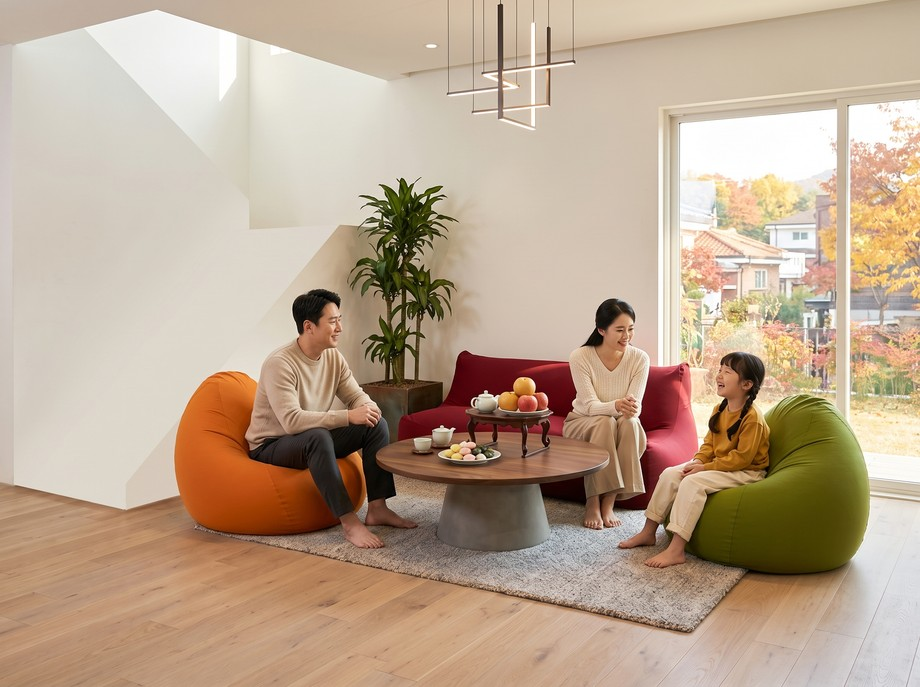
#> input picture chuseok.jpg, 920 x 687 px, given in place of cf_ring.png, which was not available
$ python cf_full.py ../.. ../../family.jpg
#> lines starting #> are read from the running program, lines starting #| are printed output that depends on the picture; after the words box and inside, x2 and y2 are one past the last pixel; in counts of white or black regions, pixels touching at a corner belong together; pictures that were not available may be replaced by others from this repository, and a replacement may not be noted
"""
요기보 팟 CF 리메이크 — 33.03초 전체를 한 번에 렌더링한다.

구간 시각은 레퍼런스 장면 전환 실측(18구간)이라 회사 원본 음원 박자와 그대로 맞는다.
글자·로고·노란 카드는 전부 여기서 그린다(한글은 Pretendard, 영어는 OFL Fraunces) — AI 는 글자를 그리지 않는다.
실사 구간은 Seedance 클립(720p)을 1080p 로 올려 쓴다.

사용: python cf_full.py <출력.mp4> [자산폴더]
"""
import math, os, subprocess, sys
from functools import lru_cache
import numpy as np
from PIL import Image, ImageDraw, ImageFont, ImageFilter

W, H = 1920, 1080
FPS_NUM, FPS_DEN = 24000, 1001
FPS = FPS_NUM / FPS_DEN
A = sys.argv[2] if len(sys.argv) > 2 else os.path.dirname(os.path.abspath(__file__))
KR_FONT = os.path.join(os.path.dirname(os.path.abspath(__file__)), "..", "..", "fonts", "PretendardVariable.ttf")   # 저장소 fonts/ — PC 가 바뀌어도 그대로
EN_FONT = os.path.join(A, "Fraunces.ttf")          # OFL — Cooper Black 라이선스가 확인되면 여기만 바꾼다

GREEN, PINK, TEAL, MINT = (40, 136, 24), (248, 88, 88), (88, 184, 200), (62, 224, 197)
WHITE, INK = (255, 255, 255), (26, 26, 26)

# 레퍼런스 장면 전환 실측(초)
B = [0, 2.169, 5.589, 7.966, 9.718, 9.885, 11.178, 12.596, 13.889, 16.725,
     18.101, 21.313, 22.564, 25.067, 26.693, 28.529, 29.905, 30.739, 33.033]

# 실사 클립: (파일, 시작 오프셋) — 클립마다 가장 좋은 구간을 골라 넣는다
CLIPS = {
    "A": ("cfA.mp4", 2.6), "B": ("cfB.mp4", 3.2), "C": ("cfC.mp4", 3.0),
    "D": ("cfD.mp4", 1.3), "E": ("cfE.mp4", 2.4), "F": ("cfF.mp4", 1.5), "G": ("cfG.mp4", 3.1),
    # v2 — 노란 제품 카드 대신 장점을 직접 보여주는 실사 (사용자 요청 2026-09-30)
    "H": ("cfH.mp4", 2.4), "I": ("cfI.mp4", 3.2), "J": ("cfJ.mp4", 1.7),
}
# v3 — 사용자 요청 2026-09-30: A 여성B→여성E, E 여성E→여성B(원본은 컷 중간에 얼굴이 바뀜),
# I 팟이 너무 작게 나와 실측(95×85cm, 여성D 173cm)으로 다시. 세 컷 모두 Seedance 2.5 1080p.
CLIPS.update({"A": ("cfA3.mp4", 2.3), "E": ("cfE3.mp4", 1.9), "I": ("cfI3.mp4", 3.0)})
# v4 — D 도 팟이 발받침처럼 작게 나와 다시(사용자 요청 2026-09-30): 서 있을 때 팟 윗면이 허리, 앉으면 발이 뜬다.
CLIPS.update({"D": ("cfD4.mp4", 1.7)})


# ── 기본 도구 ─────────────────────────────────────────────
def clamp01(x):
    return min(max(x, 0.0), 1.0)


def ease_out_back(x, s=1.70158):
    x = clamp01(x) - 1
    return x * x * ((s + 1) * x + s) + 1


def ease_out_cubic(x):
    return 1 - (1 - clamp01(x)) ** 3


def ease_in_out(x):
    x = clamp01(x)
    return 3 * x * x - 2 * x * x * x


# [58 lines left out: functions yellow_bg, kr, en, text_layer, blit, not called in this run]


def key_yellow(path, size=(W, H)):
    """노란 배경을 빼고 투명 PNG 로. 테두리 색 번짐은 우리 노란 배경 위에선 안 보인다."""
#> called with path = '../../family.jpg/cf_ring.png', size = (1920, 1080)
    src = Image.open(path).convert("RGB").resize(size, Image.LANCZOS)
    hsv = np.asarray(src.convert("HSV")).astype(np.float32)
    hue, sat, val = hsv[..., 0] * 360 / 255, hsv[..., 1] / 255, hsv[..., 2] / 255
    bg = (hue > 38) & (hue < 64) & (sat > 0.72) & (val > 0.70)
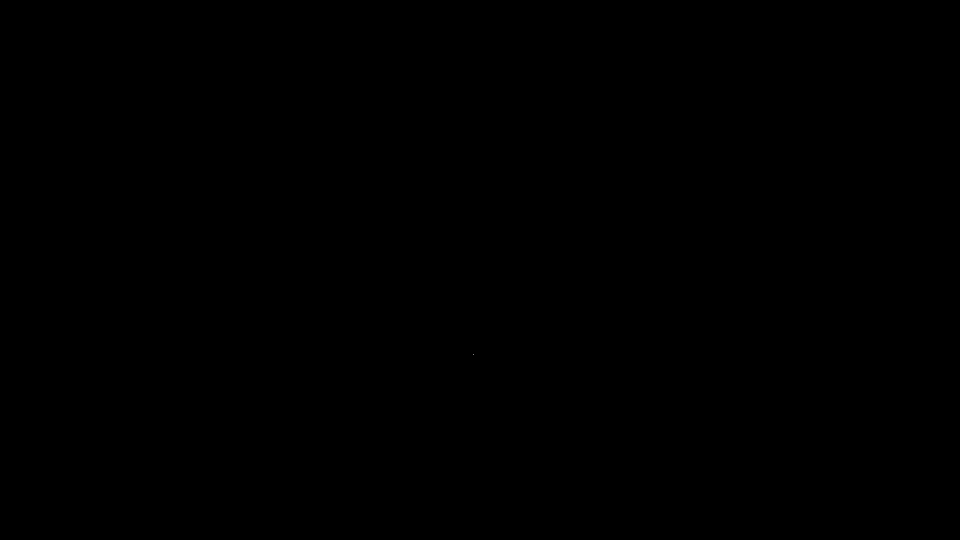
#> bg: shape (1080, 1920) bool (shown at 1/2 size); 0% white in thin lines or dots, all inside (x1, y1, x2, y2) = (946, 709, 947, 710)
    alpha = Image.fromarray(((~bg) * 255).astype(np.uint8)).filter(ImageFilter.MinFilter(3)).filter(ImageFilter.GaussianBlur(1.2))
    out = src.convert("RGBA")
    out.putalpha(alpha)
    return out


def trim_alpha(img, pad=6):
    bb = img.getchannel("A").point(lambda v: 255 if v > 40 else 0).getbbox()
    return img.crop((bb[0] - pad, bb[1] - pad, bb[2] + pad, bb[3] + pad)) if bb else img


def ring_sprites(path, n=8):
    full = key_yellow(path)
    m = np.asarray(full.getchannel("A")) > 128
#> m: shape (1080, 1920) bool; 100% white; black in thin lines or dots, all inside (x1, y1, x2, y2) = (945, 708, 948, 711)
    ys, xs = np.nonzero(m)
    ang = (np.degrees(np.arctan2(ys - H / 2, xs - W / 2)) + 360 + 90) % 360
    sector = np.round(ang / (360 / n)).astype(int) % n
    out = []
    for i in range(n):
        sel = sector == i
        x0, x1, y0, y1 = xs[sel].min(), xs[sel].max(), ys[sel].min(), ys[sel].max()
        out.append({"img": full.crop((x0 - 4, y0 - 4, x1 + 5, y1 + 5)), "cx": (x0 + x1) / 2, "cy": (y0 + y1) / 2, "i": i})
#> this loop made 8 passes
#> (x0, x1, y0, y1) on passes 1 to 8: (737, 1183, 0, 539), (961, 1919, 0, 539), (960, 1919, 143, 937), (961, 1919, 541, 1079), (737, 1183, 541, 1079), (0, 959, 541, 1079), (0, 959, 143, 937), (0, 959, 0, 539)
#> after the loop, out = 8 items
    return out   # 시계방향: 0 네이비 1 체리 2 코랄 3 다크그레이 4 올리브 5 민트 6 아쿠아 7 퍼플


# ── 자산 ──────────────────────────────────────────────────
ASSETS = {}


# [17 lines left out: function make_vinyl, not called in this run]


def load_assets():
    ASSETS["ring"] = ring_sprites(os.path.join(A, "cf_ring.png"))
    ASSETS["navy"] = trim_alpha(key_yellow(os.path.join(A, "prod_navy.png"), (2752, 1536)))
#> call 2 of key_yellow, with path = '../../family.jpg/prod_navy.png', size = (2752, 1536)
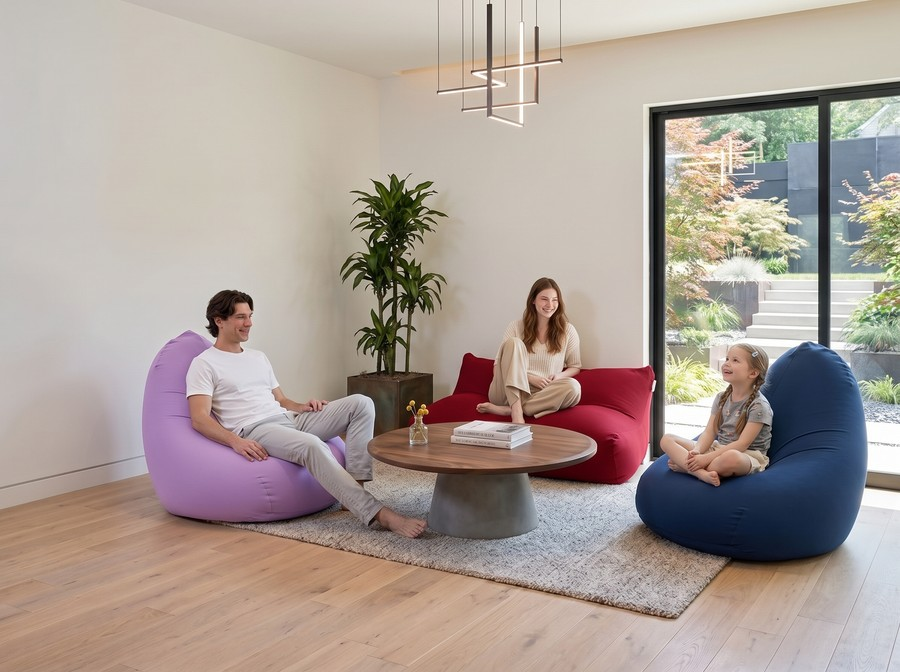
#> input picture family.jpg, 900 x 672 px, given in place of prod_navy.png, which was not available
#> in key_yellow (call 2), `hsv = np.asarray(src.convert("HSV")).astype(np.float32)`:
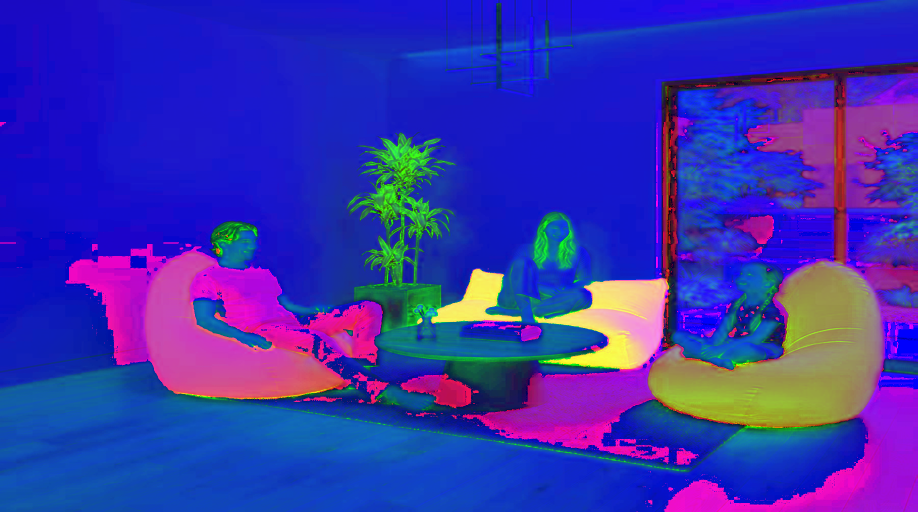
#> hsv: shape (1536, 2752, 3) float32 (shown at 1/3 size); mean R, G, B 57.9, 49.7, 174.9
#> in key_yellow (call 2), `hue, sat, val = hsv[..., 0] * 360 / 255, hsv[..., 1] / 255, hsv[..., 2..`:
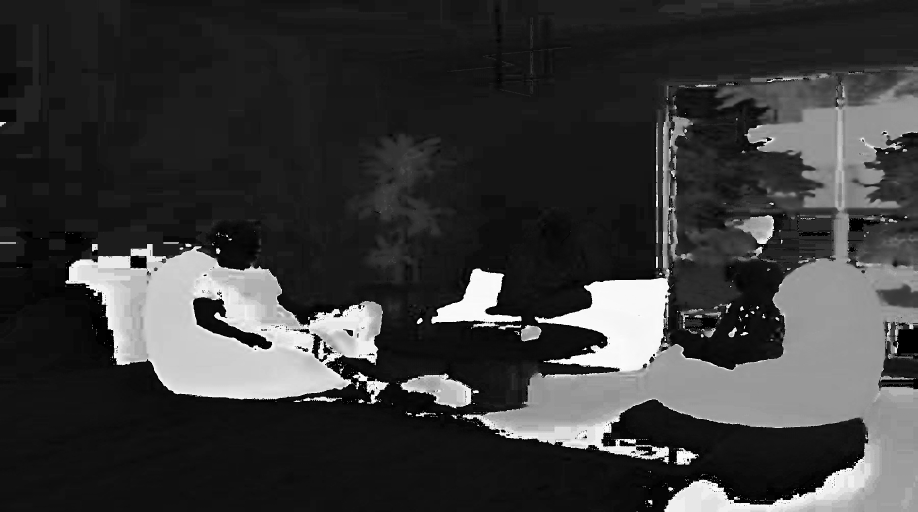
#> hue: shape (1536, 2752) float32 (shown at 1/3 size); min 0, max 358.6, mean 81.4; drawn with min black and max white
#> in key_yellow (call 2), `hue, sat, val = hsv[..., 0] * 360 / 255, hsv[..., 1] / 255, hsv[..., 2..`:
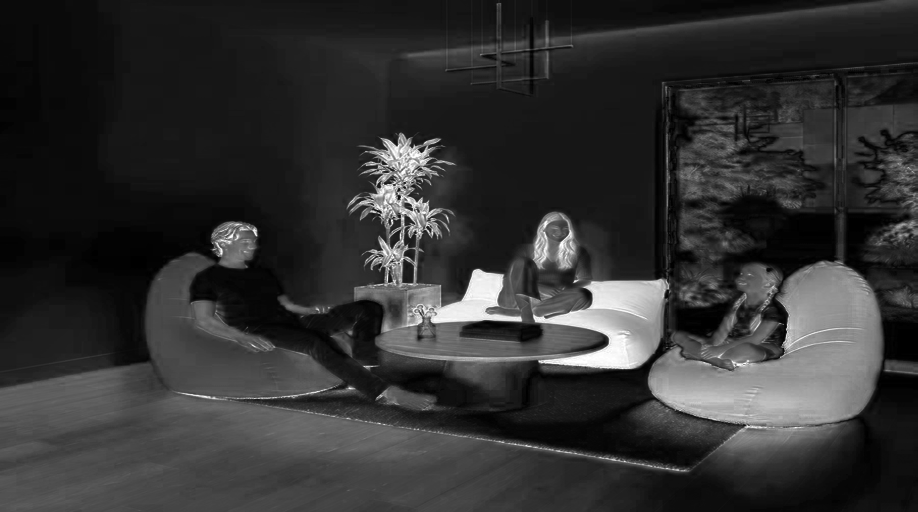
#> sat: shape (1536, 2752) float32 (shown at 1/3 size); min 0, max 1, mean 0.195
#> in key_yellow (call 2), `hue, sat, val = hsv[..., 0] * 360 / 255, hsv[..., 1] / 255, hsv[..., 2..`:
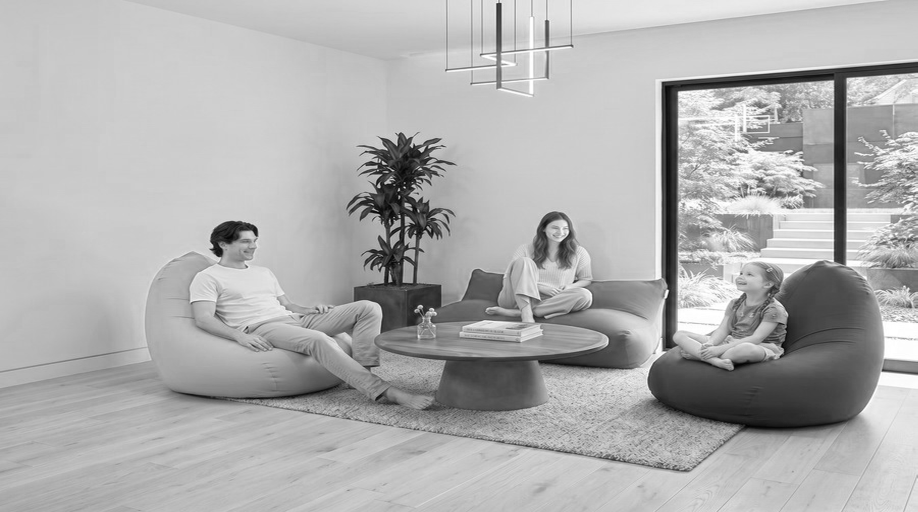
#> val: shape (1536, 2752) float32 (shown at 1/3 size); min 0, max 1, mean 0.686
#> in key_yellow (call 2), `bg = (hue > 38) & (hue < 64) & (sat > 0.72) & (val > 0.70)`: bg: shape (1536, 2752) bool; 0% white in thin lines or dots, all inside (x1, y1, x2, y2) = (1295, 939, 1302, 941)
#> in trim_alpha, `bb = img.getchannel("A").point(lambda v: 255 if v > 40 else 0).getbbox()`: bb = (0, 0, 2752, 1536)
#> in trim_alpha, `return img.crop((bb[0] - pad, bb[1] - pad, bb[2] + pad, bb[3] + pad)) ..`:
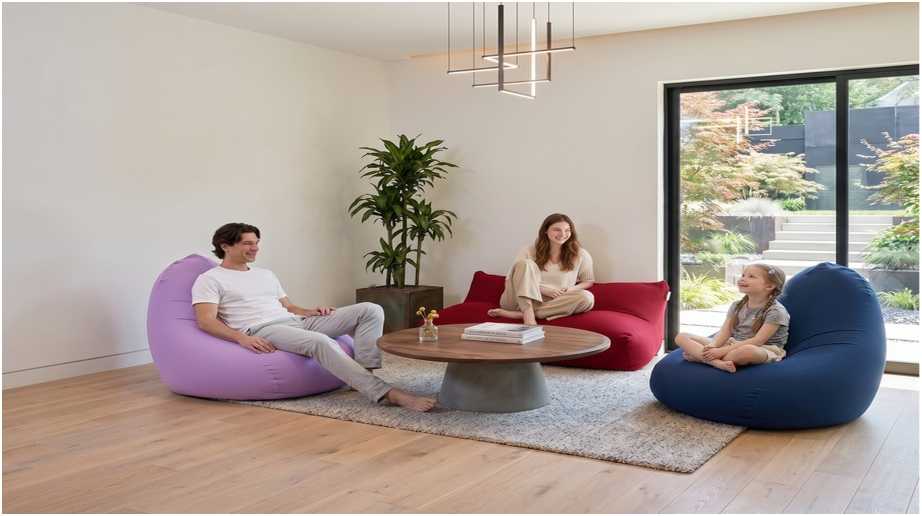
#> returned value: PIL image 2764x1548 RGBA (shown at 1/3 size); mean R, G, B, A 168.9, 156.3, 148.9, 251.9; transparent parts drawn white
    ASSETS["cluster"] = trim_alpha(key_yellow(os.path.join(A, "prod_cluster.png"), (2752, 1536)))
    ASSETS["red"] = key_yellow(os.path.join(A, "prod_red.png"))
    ASSETS["logo"] = Image.open(os.path.join(A, "yogibo_logo3_on.png")).convert("RGBA")
    ASSETS["vinyl"] = make_vinyl(1100)


# ── 실사 클립 읽기 ────────────────────────────────────────
class ClipReader:
    # [19 lines left out: functions __init__, frame, close, not called in this run]


READERS = {}


# [102 lines left out: functions live, pop_text, s01_intro, s02_titles, ring_frame, s03_pot and 1 more, not called in this run]


def s05_flash(t, T):
    a = 1 - abs(t / T - 0.5) * 0.6
    return Image.blend(yellow_bg().copy(), Image.new("RGBA", (W, H), (255, 255, 255, 255)), clamp01(a))


# [128 lines left out: functions s06_office, s07_game, s08_read, s09_colors, s10_colorful, s11_sit and 7 more, not called in this run]


SCENES = [s01_intro, s02_titles, s03_pot, s04_beanbag, s05_flash, s06_office, s07_game, s08_read, s09_colors,
          s10_colorful, s11_sit, s12_durable, s13_light_conform, s14_soft, s15_heal, s16_rest, s17_discover, s18_logo]


def scene_at(t):
    return max(k for k in range(len(SCENES)) if B[k] <= t + 1e-6)


# [8 lines left out: function render_stills, not called in this run]


def main(out):
    load_assets()
    n_total = round(B[-1] * FPS)
    tmp = out.replace(".mp4", "_noaudio.mp4")
    enc = subprocess.Popen(["ffmpeg", "-y", "-loglevel", "error", "-f", "rawvideo", "-pix_fmt", "rgb24", "-s", f"{W}x{H}",
                            "-r", f"{FPS_NUM}/{FPS_DEN}", "-i", "-", "-c:v", "libx264", "-preset", "slow", "-crf", "17",
                            "-pix_fmt", "yuv420p", tmp], stdin=subprocess.PIPE)
    for f in range(n_total):
        t = f / FPS
        i = scene_at(t)
        enc.stdin.write(SCENES[i](t - B[i], B[i + 1] - B[i]).convert("RGB").tobytes())
        if f % 48 == 0:
            print(f"{t:5.1f}s / {B[-1]}s", flush=True)
    enc.stdin.close()
    enc.wait()
    for k in list(READERS):
        READERS.pop(k).close()
    subprocess.run(["ffmpeg", "-y", "-loglevel", "error", "-i", tmp, "-i", os.path.join(A, "ref_pod33_audio.m4a"),
                    "-map", "0:v", "-map", "1:a", "-c:v", "copy", "-c:a", "aac", "-b:a", "192k", "-shortest",
                    "-movflags", "+faststart", out], check=True)
    os.remove(tmp)
    print("완료 ->", out)


if __name__ == "__main__":
#> (the run stopped early here; a loop or call above may not have finished)
